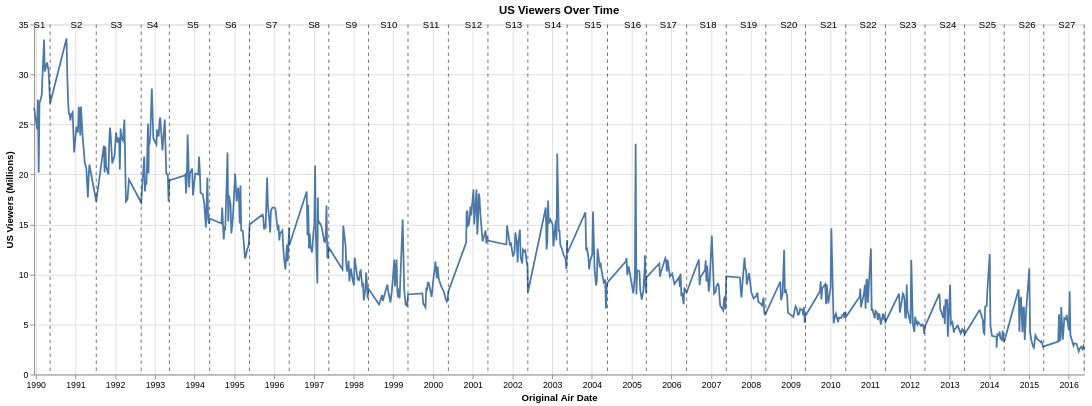

Here is the notebook cell this chart was saved with:
### Markdown cell above
# Q2 How have the viewers evolved over time

### Code cell
line_chart = alt.Chart(df2).mark_line().encode(
    x=alt.X('original_air_date:T', title='Original Air Date'),
    y=alt.Y('us_viewers_in_millions:Q', title='US Viewers (Millions)')
).properties(
    title='US Viewers Over Time'
)

season_finals = df2[df2['is_last_episode'] == 1].copy()
limit_bounds = alt.Chart(season_finals).mark_rule(color='black', strokeDash=[4, 4], opacity=0.6).encode(
    x=alt.X('original_air_date:T'),
    tooltip=[alt.Tooltip('season:N', title='Season')]
 )

# Midpoint label (season number) between start and end date of each season
season_ranges = (
    df2.groupby('season', as_index=False)
       .agg(
           start_date=('original_air_date', 'min'),
           end_date=('original_air_date', 'max')
       )
)
season_ranges['mid_date'] = season_ranges['start_date'] + (season_ranges['end_date'] - season_ranges['start_date']) / 3
season_ranges['label_y'] = df2['us_viewers_in_millions'].max() * 1.03
season_ranges['season_label'] = 'S' + season_ranges['season'].astype(str)

season_labels = alt.Chart(season_ranges).mark_text(
    dy=-4,
    color='black',
    fontSize=11
).encode(
    x=alt.X('mid_date:T'),
    y=alt.Y('label_y:Q'),
    text=alt.Text('season_label:N', title='Season')
)

chart = line_chart + limit_bounds + season_labels
chart.properties(width=1200, height=400)

### Figure 1 — Vega-Lite specification as saved in the notebook (floating-point values rounded to 4 significant figures; data arrays with more than 128 entries replaced by an {"elided": "..."} marker saying what was removed)
{"config": {"view": {"continuousWidth": 300, "continuousHeight": 300}}, "layer": [{"data": {"name": "data-6d2b4e24c7ba89ef1c44479806973d53"}, "mark": {"type": "line"}, "encoding": {"x": {"field": "original_air_date", "title": "Original Air Date", "type": "temporal"}, "y": {"field": "us_viewers_in_millions", "title": "US Viewers (Millions)", "type": "quantitative"}}, "title": "US Viewers Over Time"}, {"data": {"name": "data-72b484cabb9f7c3f58c59d903befca4b"}, "mark": {"type": "rule", "color": "black", "opacity": 0.6, "strokeDash": [4, 4]}, "encoding": {"tooltip": [{"field": "season", "title": "Season", "type": "nominal"}], "x": {"field": "original_air_date", "type": "temporal"}}}, {"data": {"name": "data-4d708c8b08bfaf475ab77f31578d1fdb"}, "mark": {"type": "text", "color": "black", "dy": -4, "fontSize": 11}, "encoding": {"text": {"field": "season_label", "title": "Season", "type": "nominal"}, "x": {"field": "mid_date", "type": "temporal"}, "y": {"field": "label_y", "type": "quantitative"}}}], "height": 400, "width": 1200, "$schema": "https://vega.github.io/schema/vega-lite/v5.20.1.json", "datasets": {"data-6d2b4e24c7ba89ef1c44479806973d53": {"elided": "596 records"}, "data-72b484cabb9f7c3f58c59d903befca4b": [{"season": 2, "number_in_season": 22, "original_air_date": "1991-07-11T00:00:00", "day_aired": "Thursday", "imdb_rating": 8.0, "us_viewers_in_millions": 17.3, "views": 52830.0, "title": "Blood Feud", "is_last_episode": 1}, {"season": 7, "number_in_season": 25, "original_air_date": "1996-05-19T00:00:00", "day_aired": "Sunday", "imdb_rating": 8.3, "us_viewers_in_millions": 14.7, "views": 65850.0, "title": "Summer of 4 Ft. 2", "is_last_episode": 1}, {"season": 8, "number_in_season": 25, "original_air_date": "1997-05-18T00:00:00", "day_aired": "Sunday", "imdb_rating": 7.8, "us_viewers_in_millions": 12.7, "views": 59200.0, "title": "The Secret War of Lisa Simpson", "is_last_episode": 1}, {"season": 9, "number_in_season": 25, "original_air_date": "1998-05-17T00:00:00", "day_aired": "Sunday", "imdb_rating": 8.1, "us_viewers_in_millions": 8.6, "views": 53820.0, "title": "Natural Born Kissers", "is_last_episode": 1}, {"season": 10, "number_in_season": 23, "original_air_date": "1999-05-16T00:00:00", "day_aired": "Sunday", "imdb_rating": 7.9, "us_viewers_in_millions": 8.0, "views": 55950.0, "title": "Thirty Minutes over Tokyo", "is_last_episode": 1}, {"season": 14, "number_in_season": 22, "original_air_date": "2003-05-18T00:00:00", "day_aired": "Sunday", "imdb_rating": 7.7, "us_viewers_in_millions": 13.44, "views": 45930.0, "title": "Moe Baby Blues", "is_last_episode": 1}, {"season": 15, "number_in_season": 22, "original_air_date": "2004-05-23T00:00:00", "day_aired": "Sunday", "imdb_rating": 7.2, "us_viewers_in_millions": 9.2, "views": 44950.0, "title": "Fraudcast News", "is_last_episode": 1}, {"season": 21, "number_in_season": 23, "original_air_date": "2010-05-23T00:00:00", "day_aired": "Sunday", "imdb_rating": 6.6, "us_viewers_in_millions": 5.74, "views": 41830.0, "title": "Judge Me Tender", "is_last_episode": 1}, {"season": 23, "number_in_season": 22, "original_air_date": "2012-05-20T00:00:00", "day_aired": "Sunday", "imdb_rating": 4.5, "us_viewers_in_millions": 4.82, "views": 44430.0, "title": "Lisa Goes Gaga", "is_last_episode": 1}, {"season": 25, "number_in_season": 22, "original_air_date": "2014-05-18T00:00:00", "day_aired": "Sunday", "imdb_rating": 6.7, "us_viewers_in_millions": 3.28, "views": 46410.0, "title": "The Yellow Badge of Cowardge", "is_last_episode": 1}, {"season": 1, "number_in_season": 13, "original_air_date": "1990-05-13T00:00:00", "day_aired": "Sunday", "imdb_rating": 7.9, "us_viewers_in_millions": 27.1, "views": 57590.0, "title": "Some Enchanted Evening", "is_last_episode": 1}, {"season": 4, "number_in_season": 22, "original_air_date": "1993-05-13T00:00:00", "day_aired": "Thursday", "imdb_rating": 8.2, "us_viewers_in_millions": 19.4, "views": 59950.0, "title": "Krusty Gets Kancelled", "is_last_episode": 1}, {"season": 5, "number_in_season": 22, "original_air_date": "1994-05-19T00:00:00", "day_aired": "Thursday", "imdb_rating": 8.0, "us_viewers_in_millions": 15.6, "views": 67960.0, "title": "Secrets of a Successful Marriage", "is_last_episode": 1}, {"season": 11, "number_in_season": 22, "original_air_date": "2000-05-21T00:00:00", "day_aired": "Sunday", "imdb_rating": 7.9, "us_viewers_in_millions": 8.3, "views": 74050.0, "title": "Behind the Laughter", "is_last_episode": 1}, {"season": 12, "number_in_season": 21, "original_air_date": "2001-05-20T00:00:00", "day_aired": "Sunday", "imdb_rating": 7.0, "us_viewers_in_millions": 13.4, "views": 56700.0, "title": "Simpsons Tall Tales", "is_last_episode": 1}, {"season": 17, "number_in_season": 22, "original_air_date": "2006-05-21T00:00:00", "day_aired": "Sunday", "imdb_rating": 6.6, "us_viewers_in_millions": 8.23, "views": 42780.0, "title": "Marge and Homer Turn a Couple Play", "is_last_episode": 1}, {"season": 19, "number_in_season": 20, "original_air_date": "2008-05-18T00:00:00", "day_aired": "Sunday", "imdb_rating": 6.4, "us_viewers_in_millions": 6.11, "views": 44620.0, "title": "All About Lisa", "is_last_episode": 1}, {"season": 18, "number_in_season": 22, "original_air_date": "2007-05-20T00:00:00", "day_aired": "Sunday", "imdb_rating": 7.3, "us_viewers_in_millions": 9.8, "views": 45280.0, "title": "You Kent Always Say What You Want", "is_last_episode": 1}, {"season": 24, "number_in_season": 22, "original_air_date": "2013-05-19T00:00:00", "day_aired": "Sunday", "imdb_rating": 7.0, "us_viewers_in_millions": 4.52, "views": 44980.0, "title": "Dangers on a Train", "is_last_episode": 1}, {"season": 26, "number_in_season": 22, "original_air_date": "2015-05-17T00:00:00", "day_aired": "Sunday", "imdb_rating": 6.9, "us_viewers_in_millions": 2.82, "views": 47430.0, "title": "Mathlete's Feat", "is_last_episode": 1}, {"season": 3, "number_in_season": 24, "original_air_date": "1992-08-27T00:00:00", "day_aired": "Thursday", "imdb_rating": 8.2, "us_viewers_in_millions": 17.2, "views": 50940.0, "title": "Brother, Can You Spare Two Dimes?", "is_last_episode": 1}, {"season": 6, "number_in_season": 25, "original_air_date": "1995-05-21T00:00:00", "day_aired": "Sunday", "imdb_rating": 9.1, "us_viewers_in_millions": 15.0, "views": 86070.0, "title": "Who Shot Mr. Burns? (Part One)", "is_last_episode": 1}, {"season": 13, "number_in_season": 22, "original_air_date": "2002-05-22T00:00:00", "day_aired": "Wednesday", "imdb_rating": 8.0, "us_viewers_in_millions": 8.2, "views": 53640.0, "title": "Poppa's Got a Brand New Badge", "is_last_episode": 1}, {"season": 20, "number_in_season": 21, "original_air_date": "2009-05-17T00:00:00", "day_aired": "Sunday", "imdb_rating": 7.2, "us_viewers_in_millions": 5.86, "views": 6477.0, "title": "Coming to Homerica", "is_last_episode": 1}, {"season": 27, "number_in_season": 22, "original_air_date": "2016-05-22T00:00:00", "day_aired": "Sunday", "imdb_rating": 6.9, "us_viewers_in_millions": 2.54, "views": 276.0, "title": "Orange Is the New Yellow", "is_last_episode": 1}, {"season": 16, "number_in_season": 21, "original_air_date": "2005-05-15T00:00:00", "day_aired": "Sunday", "imdb_rating": 7.2, "us_viewers_in_millions": 9.69, "views": 48300.0, "title": "The Father, the Son, and the Holy Guest Star", "is_last_episode": 1}, {"season": 22, "number_in_season": 22, "original_air_date": "2011-05-22T00:00:00", "day_aired": "Sunday", "imdb_rating": 7.0, "us_viewers_in_millions": 5.25, "views": 43680.0, "title": "The Ned-Liest Catch", "is_last_episode": 1}], "data-4d708c8b08bfaf475ab77f31578d1fdb": [{"season": 1, "start_date": "1989-12-17T00:00:00", "end_date": "1990-05-13T00:00:00", "mid_date": "1990-02-04T00:00:00", "label_y": 34.61, "season_label": "S1"}, {"season": 2, "start_date": "1990-10-11T00:00:00", "end_date": "1991-07-11T00:00:00", "mid_date": "1991-01-10T00:00:00", "label_y": 34.61, "season_label": "S2"}, {"season": 3, "start_date": "1991-09-19T00:00:00", "end_date": "1992-08-27T00:00:00", "mid_date": "1992-01-11T08:00:00", "label_y": 34.61, "season_label": "S3"}, {"season": 4, "start_date": "1992-09-24T00:00:00", "end_date": "1993-05-13T00:00:00", "mid_date": "1992-12-10T00:00:00", "label_y": 34.61, "season_label": "S4"}, {"season": 5, "start_date": "1993-09-30T00:00:00", "end_date": "1994-05-19T00:00:00", "mid_date": "1993-12-16T00:00:00", "label_y": 34.61, "season_label": "S5"}, {"season": 6, "start_date": "1994-09-04T00:00:00", "end_date": "1995-05-21T00:00:00", "mid_date": "1994-11-29T08:00:00", "label_y": 34.61, "season_label": "S6"}, {"season": 7, "start_date": "1995-09-17T00:00:00", "end_date": "1996-05-19T00:00:00", "mid_date": "1995-12-07T16:00:00", "label_y": 34.61, "season_label": "S7"}, {"season": 8, "start_date": "1996-10-27T00:00:00", "end_date": "1997-05-18T00:00:00", "mid_date": "1997-01-02T16:00:00", "label_y": 34.61, "season_label": "S8"}, {"season": 9, "start_date": "1997-09-21T00:00:00", "end_date": "1998-05-17T00:00:00", "mid_date": "1997-12-09T08:00:00", "label_y": 34.61, "season_label": "S9"}, {"season": 10, "start_date": "1998-08-23T00:00:00", "end_date": "1999-05-16T00:00:00", "mid_date": "1998-11-19T16:00:00", "label_y": 34.61, "season_label": "S10"}, {"season": 11, "start_date": "1999-09-26T00:00:00", "end_date": "2000-05-21T00:00:00", "mid_date": "1999-12-14T08:00:00", "label_y": 34.61, "season_label": "S11"}, {"season": 12, "start_date": "2000-11-01T00:00:00", "end_date": "2001-05-20T00:00:00", "mid_date": "2001-01-06T16:00:00", "label_y": 34.61, "season_label": "S12"}, {"season": 13, "start_date": "2001-11-06T00:00:00", "end_date": "2002-05-22T00:00:00", "mid_date": "2002-01-10T16:00:00", "label_y": 34.61, "season_label": "S13"}, {"season": 14, "start_date": "2002-11-03T00:00:00", "end_date": "2003-05-18T00:00:00", "mid_date": "2003-01-07T08:00:00", "label_y": 34.61, "season_label": "S14"}, {"season": 15, "start_date": "2003-11-02T00:00:00", "end_date": "2004-05-23T00:00:00", "mid_date": "2004-01-08T16:00:00", "label_y": 34.61, "season_label": "S15"}, {"season": 16, "start_date": "2004-11-07T00:00:00", "end_date": "2005-05-15T00:00:00", "mid_date": "2005-01-09T00:00:00", "label_y": 34.61, "season_label": "S16"}, {"season": 17, "start_date": "2005-09-11T00:00:00", "end_date": "2006-05-21T00:00:00", "mid_date": "2005-12-04T00:00:00", "label_y": 34.61, "season_label": "S17"}, {"season": 18, "start_date": "2006-09-10T00:00:00", "end_date": "2007-05-20T00:00:00", "mid_date": "2006-12-03T00:00:00", "label_y": 34.61, "season_label": "S18"}, {"season": 19, "start_date": "2007-09-23T00:00:00", "end_date": "2008-05-18T00:00:00", "mid_date": "2007-12-11T08:00:00", "label_y": 34.61, "season_label": "S19"}, {"season": 20, "start_date": "2008-09-28T00:00:00", "end_date": "2009-05-17T00:00:00", "mid_date": "2008-12-14T00:00:00", "label_y": 34.61, "season_label": "S20"}, {"season": 21, "start_date": "2009-09-27T00:00:00", "end_date": "2010-05-23T00:00:00", "mid_date": "2009-12-15T08:00:00", "label_y": 34.61, "season_label": "S21"}, {"season": 22, "start_date": "2010-09-26T00:00:00", "end_date": "2011-05-22T00:00:00", "mid_date": "2010-12-14T08:00:00", "label_y": 34.61, "season_label": "S22"}, {"season": 23, "start_date": "2011-09-25T00:00:00", "end_date": "2012-05-20T00:00:00", "mid_date": "2011-12-13T08:00:00", "label_y": 34.61, "season_label": "S23"}, {"season": 24, "start_date": "2012-09-30T00:00:00", "end_date": "2013-05-19T00:00:00", "mid_date": "2012-12-16T00:00:00", "label_y": 34.61, "season_label": "S24"}, {"season": 25, "start_date": "2013-09-29T00:00:00", "end_date": "2014-05-18T00:00:00", "mid_date": "2013-12-15T00:00:00", "label_y": 34.61, "season_label": "S25"}, {"season": 26, "start_date": "2014-09-28T00:00:00", "end_date": "2015-05-17T00:00:00", "mid_date": "2014-12-14T00:00:00", "label_y": 34.61, "season_label": "S26"}, {"season": 27, "start_date": "2015-09-27T00:00:00", "end_date": "2016-05-22T00:00:00", "mid_date": "2015-12-15T08:00:00", "label_y": 34.61, "season_label": "S27"}]}}
